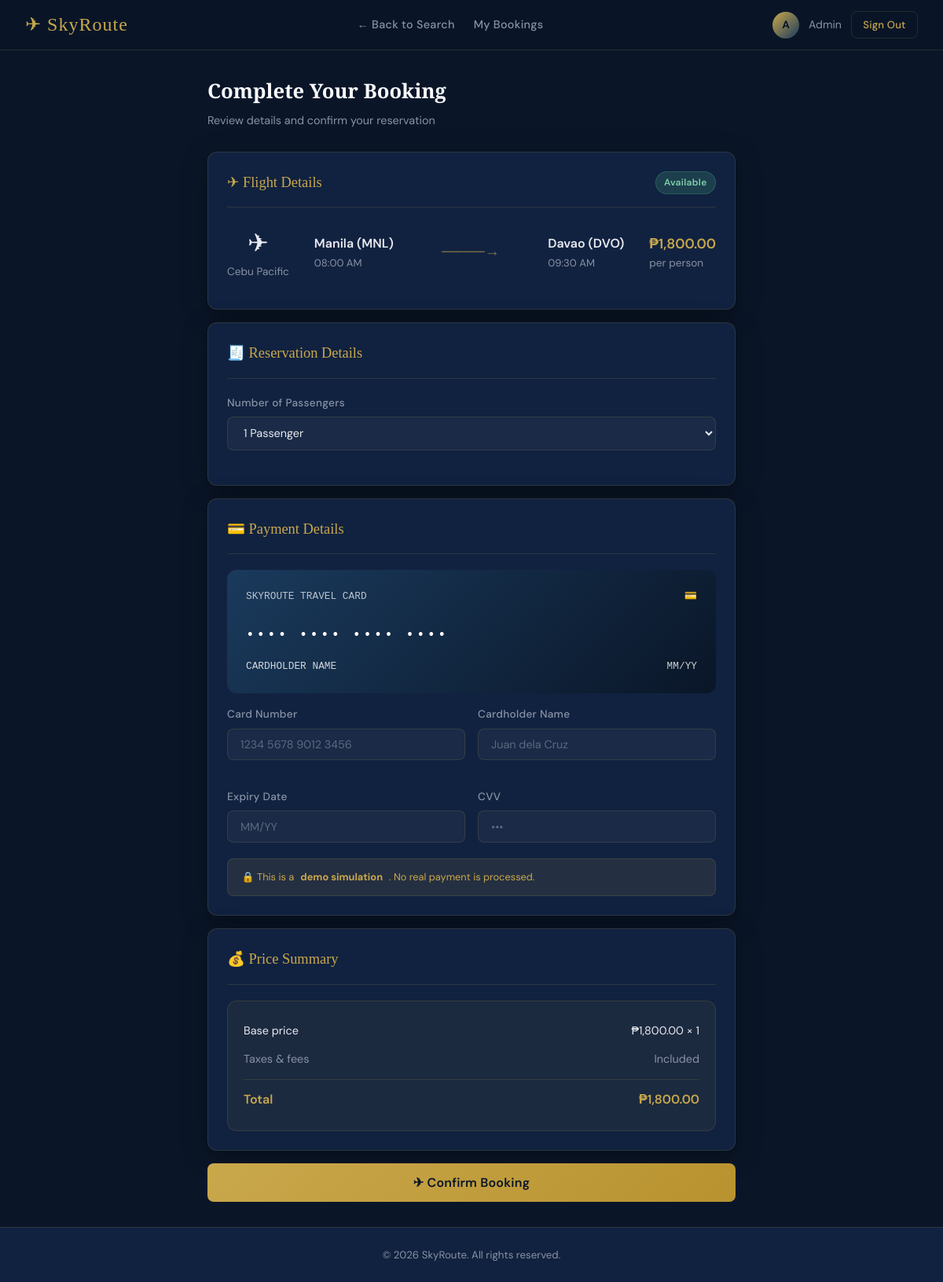
/booking.php?type=flight&id=2 (signed in), run on the app's committed database.
### tables this page shows
CREATE TABLE flights (
    id INT AUTO_INCREMENT PRIMARY KEY,
    airline VARCHAR(100) NOT NULL,
    origin VARCHAR(100) NOT NULL,
    destination VARCHAR(100) NOT NULL,
    departure_time DATETIME NOT NULL,
    arrival_time DATETIME NOT NULL,
    price DECIMAL(10,2) NOT NULL,
    seats_available INT DEFAULT 50,
    created_at TIMESTAMP DEFAULT CURRENT_TIMESTAMP
);

### includes/auth.php (called while the page is built, shortened)
<?php
function sanitize($data) {
    return htmlspecialchars(strip_tags(trim($data)));
}
function formatPrice($amount) {
    return CURRENCY . number_format($amount, 2);
}
?>

### booking.php (the view, shortened to what this page needs)
<?php
require_once 'includes/auth.php';
$conn = getDBConnection();
$type = sanitize($_GET['type'] ?? '');
$id   = (int)($_GET['id'] ?? 0);
$item = null;
$success = '';
if ($type === 'flight') {
    $stmt = $conn->prepare("SELECT * FROM flights WHERE id = ?");
    $stmt->bind_param("i", $id);
    $stmt->execute();
    $item = $stmt->get_result()->fetch_assoc();
} elseif ($type === 'hotel') {
    $stmt = $conn->prepare("SELECT * FROM hotels WHERE id = ?");
    $stmt->bind_param("i", $id);
    $stmt->execute();
    $item = $stmt->get_result()->fetch_assoc();
}
?>
<!DOCTYPE html>
<html lang="en">
<head>
  <link rel="stylesheet" href="assets/css/style.css">
</head>
<body>
<nav class="navbar">
  <a href="index.php" class="brand">✈ <?= SITE_NAME ?></a>
  <div class="nav-links">
    <a href="index.php">← Back to Search</a>
    <a href="dashboard.php">My Bookings</a>
  </div>
  <div class="nav-user">
    <div class="nav-avatar"><?= strtoupper(substr($_SESSION['name'], 0, 1)) ?></div>
    <span><?= htmlspecialchars($_SESSION['name']) ?></span>
    <a href="logout.php" class="btn btn-outline btn-sm">Sign Out</a>
  </div>
</nav>
<div class="container" style="max-width:720px">
  <div class="page-content">
    <?php if ($success): ?>
    <div class="card">
      <div class="confirmation-box">
        <div class="checkmark">✅</div>
        <h2 class="section-title" style="margin-bottom:0.5rem">Booking Confirmed!</h2>
        <p class="text-muted mb-2">Your <?= $type ?> has been successfully booked.</p>
        <div class="txn-badge">Transaction ID: <?= $txn_id ?></div>
        <div class="booking-summary mt-2" style="text-align:left">
          <?php if ($type === 'flight'): ?>
            <div class="summary-row"><span>Flight</span><span><?= htmlspecialchars($item['airline']) ?></span></div>
            <div class="summary-row"><span>Route</span><span><?= htmlspecialchars($item['origin']) ?> → <?= htmlspecialchars($item['destination']) ?></span></div>
            <div class="summary-row"><span>Departure</span><span><?= date('M d, Y h:i A', strtotime($item['departure_time'])) ?></span></div>
            <div class="summary-row"><span>Passengers</span><span><?= $_POST['guests'] ?></span></div>
          <?php else: ?>
            <div class="summary-row"><span>Hotel</span><span><?= htmlspecialchars($item['hotel_name']) ?></span></div>
            <div class="summary-row"><span>Location</span><span><?= htmlspecialchars($item['location']) ?></span></div>
            <div class="summary-row"><span>Check-in</span><span><?= $_POST['check_in'] ?></span></div>
            <div class="summary-row"><span>Check-out</span><span><?= $_POST['check_out'] ?></span></div>
          <?php endif; ?>
        </div>
        <div style="display:flex; gap:1rem; justify-content:center; margin-top:1.5rem">
          <a href="dashboard.php" class="btn btn-primary">View My Bookings</a>
          <a href="index.php" class="btn btn-outline">Book More</a>
        </div>
      </div>
    </div>
    <?php else: ?>
    <h2 class="section-title">Complete Your Booking</h2>
    <p class="section-sub">Review details and confirm your reservation</p>
    <div class="card mb-2">
      <div class="card-header">
        <span class="card-title"><?= $type === 'flight' ? '✈ Flight Details' : '🏨 Hotel Details' ?></span>
        <span class="badge badge-confirmed">Available</span>
      </div>
      <?php if ($type === 'flight'): ?>
        <div class="flight-card" style="background:transparent; border:none; padding:0; box-shadow:none">
          <div style="text-align:center; min-width:60px"><div style="font-size:2rem">✈</div><div class="fs-sm text-muted"><?= htmlspecialchars($item['airline']) ?></div></div>
          <div class="flight-route">
            <div><div class="flight-city"><?= htmlspecialchars($item['origin']) ?></div><div class="flight-time"><?= date('h:i A', strtotime($item['departure_time'])) ?></div></div>
            <div class="flight-arrow">────→</div>
            <div><div class="flight-city"><?= htmlspecialchars($item['destination']) ?></div><div class="flight-time"><?= date('h:i A', strtotime($item['arrival_time'])) ?></div></div>
          </div>
          <div><div class="listing-price"><?= formatPrice($item['price']) ?></div><div class="fs-sm text-muted">per person</div></div>
        </div>
      <?php endif; ?>
    </div>
    <form method="POST" id="bookingForm">
      <div class="card mb-2">
        <div class="card-header"><span class="card-title">🧾 Reservation Details</span></div>
        <div class="form-group">
          <label class="form-label"><?= $type === 'flight' ? 'Number of Passengers' : 'Number of Guests' ?></label>
          <select name="guests" id="guests" class="form-control" onchange="calcTotal()">
            <?php for ($i = 1; $i <= 8; $i++): ?>
              <option value="<?= $i ?>"><?= $i ?> <?= $type === 'flight' ? 'Passenger' : 'Guest' ?><?= $i > 1 ? 's' : '' ?></option>
            <?php endfor; ?>
          </select>
        </div>
      </div>
      <div class="card mb-2">
        <div class="card-header"><span class="card-title">💳 Payment Details</span></div>
        <div class="fake-card">
          <div style="display:flex; justify-content:space-between; margin-bottom:1.5rem">
            <span style="font-size:0.8rem; opacity:0.7">SKYROUTE TRAVEL CARD</span>
            <span>💳</span>
          </div>
          <div style="letter-spacing:3px; font-size:1.1rem; margin-bottom:1rem">•••• •••• •••• ••••</div>
          <div style="display:flex; justify-content:space-between; font-size:0.8rem; opacity:0.8">
            <span>CARDHOLDER NAME</span><span>MM/YY</span>
          </div>
        </div>
        <div style="display:grid; grid-template-columns:1fr 1fr; gap:1rem">
          <div class="form-group">
            <label class="form-label">Card Number</label>
            <input type="text" class="form-control" placeholder="1234 5678 9012 3456" maxlength="19" oninput="formatCard(this)">
          </div>
          <div class="form-group">
            <label class="form-label">Cardholder Name</label>
            <input type="text" class="form-control" placeholder="Juan dela Cruz">
          </div>
          <div class="form-group">
            <label class="form-label">Expiry Date</label>
            <input type="text" class="form-control" placeholder="MM/YY" maxlength="5">
          </div>
          <div class="form-group">
            <label class="form-label">CVV</label>
            <input type="text" class="form-control" placeholder="•••" maxlength="3">
          </div>
        </div>
        <div class="alert alert-info" style="margin:0; font-size:0.8rem">
          🔒 This is a <strong>demo simulation</strong>. No real payment is processed.
        </div>
      </div>
      <div class="card mb-2">
        <div class="card-header"><span class="card-title">💰 Price Summary</span></div>
        <div class="booking-summary" style="margin:0">
          <?php if ($type === 'flight'): ?>
            <div class="summary-row"><span>Base price</span><span><?= formatPrice($item['price']) ?> × <span id="qty_display">1</span></span></div>
            <div class="summary-row text-muted fs-sm"><span>Taxes & fees</span><span>Included</span></div>
            <div class="summary-row total"><span>Total</span><span id="total_display"><?= formatPrice($item['price']) ?></span></div>
          <?php endif; ?>
        </div>
      </div>
      <button type="submit" class="btn btn-primary btn-lg btn-block" id="submitBtn">
        ✈ Confirm Booking
      </button>
    </form>
    <?php endif; ?>
  </div>
</div>
<footer class="footer">© <?= date('Y') ?> <?= SITE_NAME ?>. All rights reserved.</footer>
</body>
</html>

### booking.php (style rules this page uses)
.booking-summary { background: rgba(201,168,76,0.06); border: 1px solid var(--border); border-radius: var(--radius); padding: 1.25rem; margin-bottom: 1.5rem; }
.summary-row { display: flex; justify-content: space-between; padding: 0.4rem 0; font-size: 0.9rem; }
.summary-row.total { border-top: 1px solid var(--border); margin-top: 0.5rem; padding-top: 0.75rem; font-weight: 600; font-size: 1rem; color: var(--gold); }
.fake-card { background: linear-gradient(135deg, #1a3a5c, #0a1628); border-radius: 12px; padding: 1.5rem; color: white; font-family: monospace; margin-bottom: 1rem; }

### data on the page
flights: airline "Cebu Pacific", origin "Manila (MNL)", departure_time "08:00 AM", destination "Davao (DVO)", arrival_time "09:30 AM", price "₱1,800.00"

### other printed values
SITE_NAME "SkyRoute"
substr($_SESSION['name'], 0, 1) "A"
$_SESSION['name'] "Admin"
form field guests "1 Passenger"
